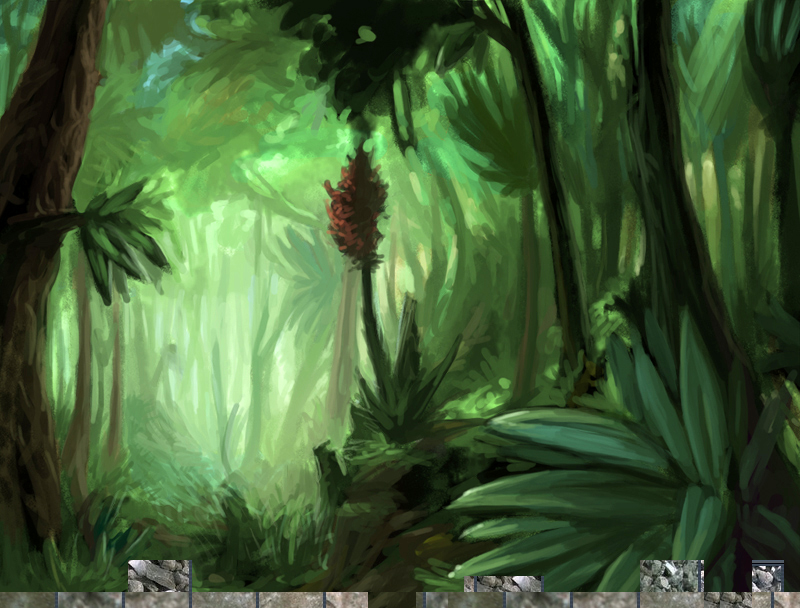

Tiled map render using the project's own tile images. Description and the map definition, with tile-layer contents summarised, below:
An orthogonal 50x38 tile map with 16x16 px tiles, 3 tile layers (collision, diamonds, tiles), 3 tilesets.

<map version="1.0" orientation="orthogonal" width="50" height="38" tilewidth="16" tileheight="16">
 <tileset firstgid="1" name="collision" tilewidth="16" tileheight="16">
  <image source="collision.png" width="80" height="32" />
 </tileset>
 <tileset firstgid="11" name="background3" tilewidth="16" tileheight="16">
  <image source="background3.png" width="800" height="600" />
 </tileset>
 <tileset firstgid="1861" name="rock_sample" tilewidth="16" tileheight="16">
  <image source="rock_sample.png" width="414" height="702" />
 </tileset>
 <layer name="collision" width="50" height="38">
  <data>[1900 cells, 194 non-empty, 1 distinct tile ids]</data>
 </layer>
 <layer name="diamonds" width="50" height="38">
  <data>[1900 cells, 4 non-empty, 1 distinct tile ids]</data>
 </layer>
 <layer name="tiles" width="50" height="38">
  <data>[1900 cells, 1900 non-empty, 1873 distinct tile ids]</data>
 </layer>
</map>
